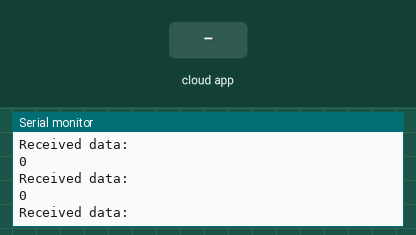
A sketch run on a simulated ESP32. Shown: the last lines printed to the serial monitor. Inputs (shaded band) come from the test bench. WiFi joins after 1.5 s; servers stay silent unless stated; the Firebase database answers and starts empty.

Above: at 2.7 s.
2.8 s: the phone or cloud app sets light to 0
At 3.11 s:
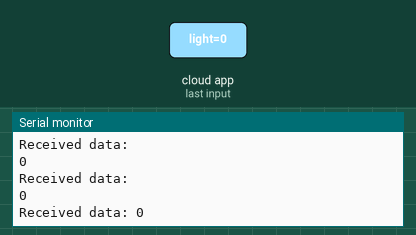
4.3 s: the phone or cloud app sets light to 1
At 4.61 s:
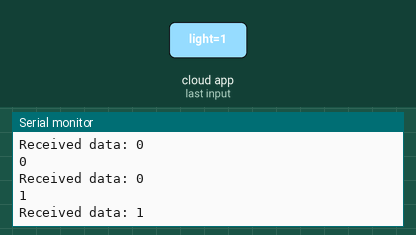

The sketch:

successfull_app.ino
```cpp
/// use the firebase esp32 version of mobizet and the version should be 3.12.1 keep  in mind other wise it through the error .


#include <heltec.h>
#include <Arduino.h>
#if defined(ESP32) || defined(PICO_RP2040)
#include <WiFi.h>
#elif defined(ESP8266)
#include <ESP8266WiFi.h>
#endif
// LoRa settings
#define BAND 915E6

#include <WiFi.h>
#include <FirebaseESP32.h>

#define FIREBASE_HOST "https://random-794f3-default-rtdb.firebaseio.com/"
#define FIREBASE_AUTH "AIzaSyAWPvrGGTTbA78vYpp9fMiZE7dbUm5o-4M"
#define WIFI_SSID "Printwishes"
#define WIFI_PASSWORD "Cbf7932e"

FirebaseData firebaseData;
FirebaseJson json;
#define LED1_PIN 7  // Change this to the actual pin number of your first LED
#define LED2_PIN 55
void setup()
{
  Serial.begin(9600);

  WiFi.begin(WIFI_SSID, WIFI_PASSWORD);
  Serial.print("Connecting to Wi-Fi");
  while (WiFi.status() != WL_CONNECTED)
  {
    Serial.print(".");
    delay(300);
  }
  Serial.println();
  Serial.print("Connected with IP: ");
  Serial.println(WiFi.localIP());
  Serial.println();

  Firebase.begin(FIREBASE_HOST, FIREBASE_AUTH);
  Firebase.reconnectWiFi(true);

  Firebase.setReadTimeout(firebaseData, 1000 * 60);
  Firebase.setwriteSizeLimit(firebaseData, "tiny");

  Serial.println("------------------------------------");
  Serial.println("Connected...");
}


void loop(){
// {
//   if (Firebase.getString(firebaseData, "/light"))
//   {
//     String led1Status = firebaseData.stringData();

//     if (led1Status == "0")
//     {
//       digitalWrite(LED1_PIN, HIGH);
//     }
//     else if (led1Status == "off")
//     {
//       digitalWrite(LED1_PIN, LOW);
//     }
//   }

  // if (Firebase.getString(firebaseData, "/light"))
  // {
  //   String led2Status = firebaseData.stringData();

  //   if (led2Status == "0")
  //   {
  //     digitalWrite(LED2_PIN, HIGH);
  //   }
  //   else if (led2Status == "off")
  //   {
  //     digitalWrite(LED2_PIN, LOW);
  //   }
  // }

  // delay(1000);  // Delay between Firebase requests


 // Check for data changes in Firebase
  if (Firebase.getString(firebaseData, "/light")) {


      Serial.println(firebaseData.stringData().toInt());


    if (firebaseData.dataType() == "string") {
      String receivedData = firebaseData.stringData();
      Serial.print("Received data: ");
      Serial.println(receivedData);
    }
  }

  delay(100);


}


// void loop()
// {
//   int Sdata = random(0, 1023);
//   Serial.println(Sdata);
//   delay(100);

//   // json.set("/Reading1", Sdata);
//   // json.set("/Reading2", Sdata - 100);
//   // json.set("/Reading3", Sdata - 59);

//   // Firebase.updateNode(firebaseData, "/Sensor", json);
// }
```

Measured:
- after the input at 2.8 s, the serial monitor: prints a new line after 0.13 s (image 1)
- after the input at 4.3 s, the serial monitor: prints a new line after 0.13 s (image 2)
